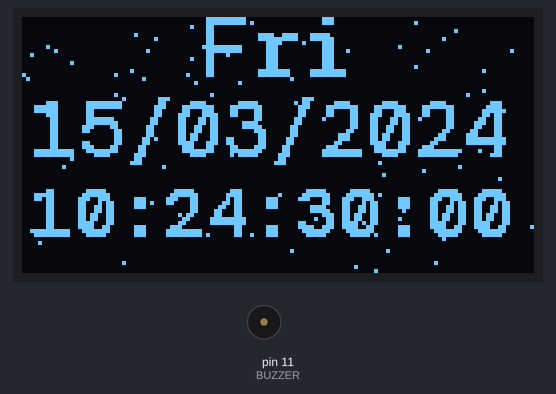
Bench run of a sketch on a simulated Arduino Uno, built with avr-gcc and run on an emulated ATmega328P. Parts: 128×64 one-colour display, buzzer (waves = sounding, pin HIGH). The local clock reads 2024-03-15 10:24:30 at power-on unless the sketch sets it.

Above: at 0.24 s.
At 10.01 s:
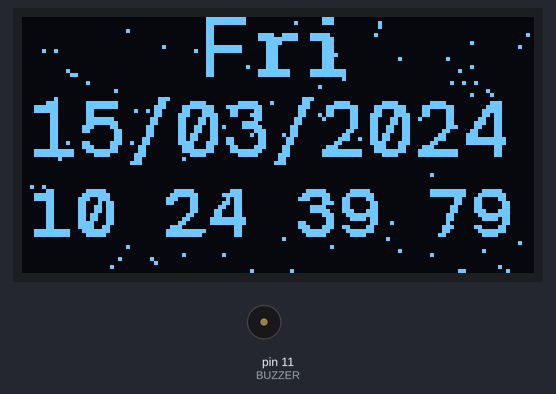
At 19.78 s:
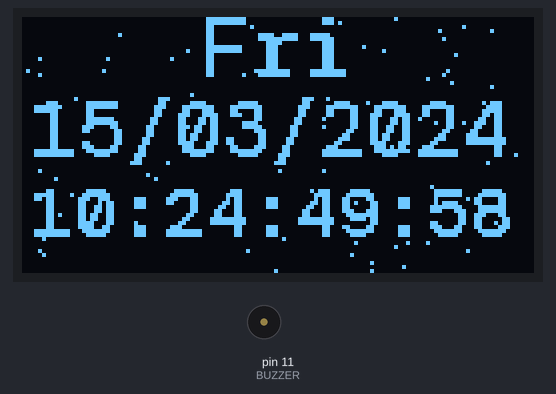
At 39.67 s:
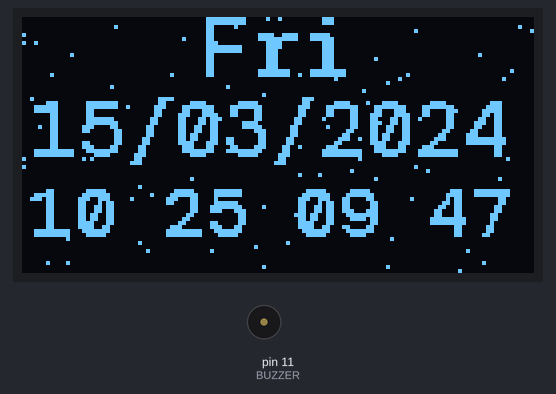
Timing chart, 0 to 40.0 s (numbered marks = the images above):
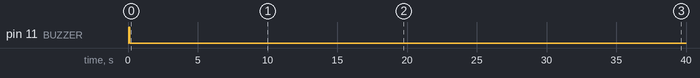

Measured:
- by itself, pin 11 (BUZZER): LOW → HIGH at 0.05 s, → LOW 0.07 s later

The sketch:

ds3231-oled-buzzer-clock.ino
```cpp
#pragma GCC optimize("O3")

// Max usable global variable is ~850 bytes
#define SCREEN_WIDTH 128
#define SCREEN_HEIGHT 64
#define SCREEN_ADDRESS 0x3C
#define DISPLAYROTATION 0
#define TEXTWRAP false
#define SPLITTER_DELAY 250
#define PARTICLES 90
#define PARTICLES_FALL 16

#define BUZZER 11
#define BUZZ_DELAY 50

#define SMALL_FONT DMMono_Medium9pt7b
#define MEDIUM_FONT DMMono_Medium10pt7b
#define BIG_FONT DMMono_Medium11pt7b

#include "RTClib.h"
#include <Adafruit_GFX.h>
#include <Adafruit_SSD1306.h>

#include "fonts/DMMono9.h"
#include "fonts/DMMono10.h"
#include "fonts/DMMono11.h"

Adafruit_SSD1306 display(SCREEN_WIDTH, SCREEN_HEIGHT, &Wire, 4) ;
RTC_DS3231 rtc ;

#include "libs/particles.h"

const char SUN[] PROGMEM = "Sun" ;
const char MON[] PROGMEM = "Mon" ;
const char TUE[] PROGMEM = "Tue" ;
const char WED[] PROGMEM = "Wed" ;
const char THU[] PROGMEM = "Thu" ;
const char FRI[] PROGMEM = "Fri" ;
const char SAT[] PROGMEM = "Sat" ;

const char *const dayTable[] PROGMEM = {
	SUN, MON, TUE, WED, THU, FRI, SAT
} ;

const unsigned short buzzDelay4 = BUZZ_DELAY * 4 ;
const unsigned short buzzDelay3 = BUZZ_DELAY * 3 ;
const unsigned short buzzDelay2 = BUZZ_DELAY * 2 ;
unsigned char doubleBuzz = 0 ;

unsigned char jiffies = 0 ;
unsigned long pastJiffies = 0 ;

char tempStr[16] ;

char splitter = ':' ;
unsigned long splitterChangeDelay = millis() + SPLITTER_DELAY ;
static unsigned long milliSec ;

static unsigned char hour, lastHour, minute, pastMinute, second, pastSecond ;
static unsigned char day, month ;
static unsigned short year ;

unsigned long buzzed = 0 ;

static unsigned char weekDay ;
char dayOfWeek[4] ;

void setup () {
	if(!display.begin(SSD1306_SWITCHCAPVCC, SCREEN_ADDRESS)) {
		while(1) ;
	}

	display.setRotation(DISPLAYROTATION) ;
	display.setTextSize(1) ;
	display.setTextWrap(TEXTWRAP) ;
	display.setTextColor(SSD1306_WHITE) ;
	display.clearDisplay() ;
	display.setFont(&SMALL_FONT) ;

	if (!rtc.begin()) {
		display.setCursor(20, 32) ;
		display.print("No RTC!") ;
		display.display() ;

		while(1) ;
	}

	if (rtc.lostPower()) {
		display.setCursor(8, 32) ;
		display.print("Power Loss!") ;
		display.display() ;

		rtc.adjust(DateTime(F(__DATE__), F(__TIME__))) ;

		while(1) ;
	}

	initParticles() ;

	pinMode(BUZZER, OUTPUT) ;
	digitalWrite(BUZZER, LOW) ;

	DateTime now = rtc.now() ;
	second = now.second() ;

	// Always differ pastSecond at the start of program to
	// initiate other second based features like minute.
	pastSecond = second + 1 ;

	// Always differ pastMinute at the start of program to
	// initiate other minute based features like hour.
	pastMinute = minute + 1 ;

	// Always differ lastHour at the start of program to
	// initiate other hour based features like day, month and year.
	lastHour = hour + 1 ;
	weekDay = now.dayOfTheWeek();

	strcpy_P(
		dayOfWeek,
		(char *)pgm_read_word(&(dayTable[weekDay]))
	) ;
}

void loop () {
	display.clearDisplay() ;
	drawParticles() ;

	milliSec = millis() ;

	DateTime now = rtc.now() ;
	second = now.second() ;

	if(second != pastSecond) {
		pastSecond = second ;
		pastJiffies = milliSec ;

		splitterChangeDelay = milliSec + SPLITTER_DELAY ;
		splitter = ':' ;

		minute = now.minute() ;
	}

	if (minute != pastMinute) {
		pastMinute = minute ;
		hour = now.hour() ;
	}

	if (hour != lastHour) {
		digitalWrite(BUZZER, HIGH) ;
		buzzed = milliSec + BUZZ_DELAY ;
		lastHour = hour ;

		doubleBuzz = (hour == 0 || hour == 12) ? 1 : 0 ;

		weekDay = now.dayOfTheWeek() ;
		strcpy_P(
			dayOfWeek,
			(char *)pgm_read_word(&(dayTable[weekDay]))
		) ;

		day = now.day() ;
		month = now.month() ;
		year = now.year() ;
	}

	if (milliSec > buzzed) {
		digitalWrite(BUZZER, LOW) ;
	}

	if (doubleBuzz) {
		if (milliSec > buzzed + buzzDelay2) {
			digitalWrite(BUZZER, LOW) ;
		} else if (milliSec > buzzed + BUZZ_DELAY) {
			digitalWrite(BUZZER, HIGH) ;
		}
	}

	jiffies = (milliSec - pastJiffies) / 10 ;

	if (milliSec > splitterChangeDelay + SPLITTER_DELAY) {
		splitter = ':' ;
		splitterChangeDelay = milliSec + SPLITTER_DELAY ;
	} else if(milliSec > splitterChangeDelay) {
		splitter = ' ' ;
	}

	// Show day of the week
	display.setFont(&BIG_FONT) ;
	display.setCursor(44, 14) ;
	display.print(dayOfWeek) ;

	// Show date
	sprintf(
		tempStr,
		"%02d/%02d/%04d",
		day, month, year
	) ;

	display.setFont(&MEDIUM_FONT) ;
	display.setCursor(2, 34) ;
	display.print(tempStr) ;

	sprintf(
		tempStr,
		"%02d%c%02d%c%02d%c%02d",
		hour, splitter, minute, splitter, second, splitter, jiffies
	) ;

	display.setFont(&SMALL_FONT) ;
	display.setCursor(2, 54) ;
	display.print(tempStr) ;

	display.display() ;
}
```

Source omitted: DMMono10.h (data table, 14180 bytes), DMMono11.h (data table, 15838 bytes), DMMono9.h (data table, 12381 bytes)
